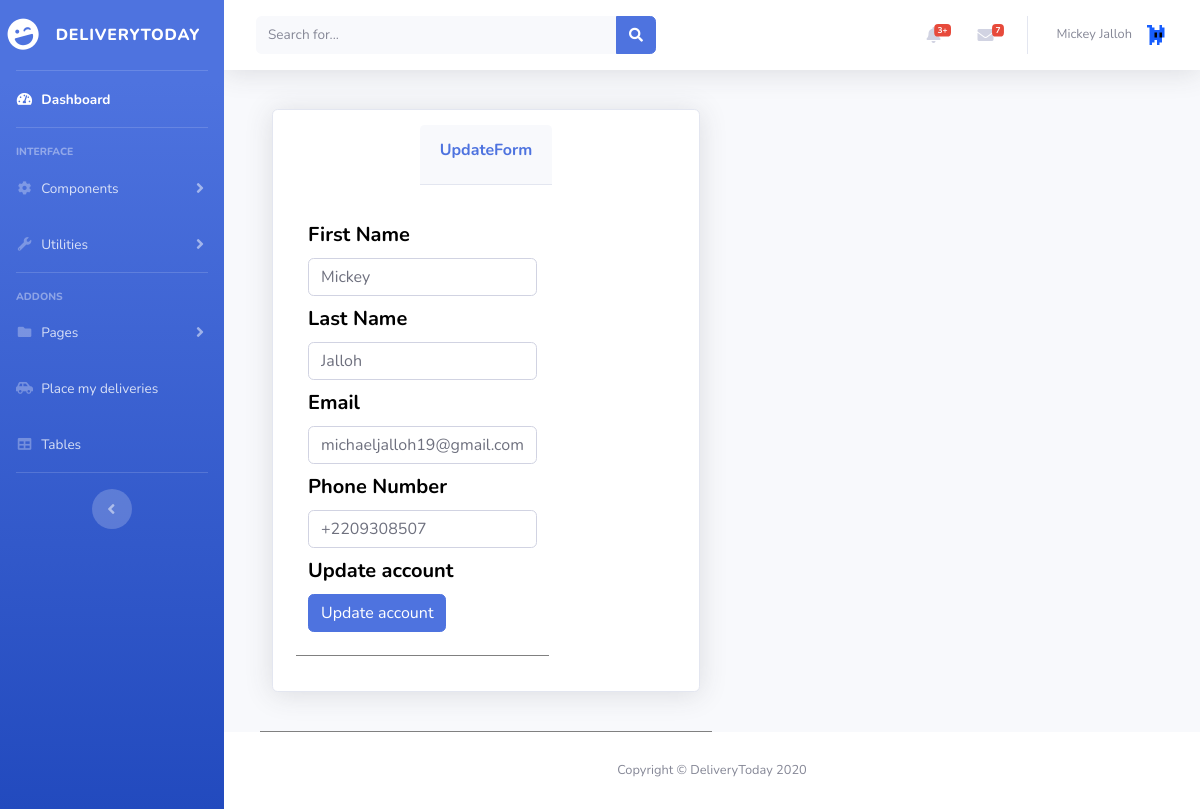
The page /driver/profile_update (signed in) on the database its author committed.
### flaskapp/models.py (models this page shows, shortened)
class BaseModel(Model):
    class Meta:
        database = db

class User(BaseModel, UserMixin):  #user mixin is from flask login
    fname = CharField()
    lname = CharField()
    password_hash = CharField()
    email = CharField()
    confirmed = BooleanField()
    phoneno = CharField()
    account_type = CharField()
    profile_pic = CharField(default="380x500.png")

### flaskapp/driver/__init__.py (the view)
@driver.route("/driver/profile_update", methods=["GET","POST"])
@login_required
def profile_update():
    permission_required("Driver")
    form = Updateform()
    email = session["email"]
    driver = User.select().where(User.email == email).first()
    if driver:
        if(form.validate_on_submit()): #shows that the form is submitted
            driver.email = form.email.data
            driver.fname = form.fname.data
            driver.lname = form.lname.data
            driver.phoneno = form.phoneno.data
            driver.save()
            session["name"] = f"{driver.fname} {driver.lname}"
            flash("Your account has been updated", "success")
            return redirect(url_for("driver.profile"))
        else:
            form.email.data = email
            form.fname.data = driver.fname
            form.lname.data = driver.lname
            form.phoneno.data = driver.phoneno
    else:
        return redirect("/404")
    return render_template("driver/formupdate.html", form = form)

### flaskapp/forms.py
class Updateform(FlaskForm):
    email = StringField("Email", validators=[DataRequired(), Email()])
    fname = StringField("First Name", validators=[DataRequired(), Length(min=2, max=20)])
    lname = StringField("Last Name", validators=[DataRequired(), Length(min=2, max=20)])
    phoneno = StringField("Phone Number", validators=[DataRequired()])
    submit = SubmitField("Update account")

### flaskapp/app.py (called while the page is built)
@app.before_request
def before_request():
    session.permanent = True
    app.permanent_session_lifetime = timedelta(minutes=30)

### flaskapp/helpers/permissionHandler.py (called while the page is built)
def permission_required(permissions: List):
    has_permission = False
    for permission in permissions:
        if permission in current_user.account_type:
            has_permission = True
    if not has_permission:
        abort(403)

### flaskapp/models.py (called while the page is built)
@login_manager.user_loader
def load_user(id):
    return User.select().where(User.id == id).first()

### flaskapp/templates/driver/formupdate.html (shortened to what this page needs)
{% extends "admin-layout-driver.html" %}
{% block content %}
<div>
    {% from "_formhelpers.html" import render_field %}
    <form method = "POST" enctype= "multipart/form-data">
        <div class="container">
            <div class="row">
                <div class="col-xs-12 col-sm-6 col-md-6">
                    <div class="card shadow mb-4">
                        <div class="card-header py-3">
                            <h6 class="font-weight-bold text-primary">UpdateForm</h6>
                        </div>
                        <div class="card-body">
                            <div class="row">
                                <div class="col-sm-6 col-md-8">
                                    <div>
                                        {{ render_field(form.fname, class="form-control")}}
                                        {{ render_field(form.lname, class="form-control")}}
                                        {{ render_field(form.email, class="form-control")}}
                                        {{ render_field(form.phoneno, class="form-control")}}
                                        {{ render_field(form.submit, class = "btn btn-primary")}}
                                    </div>
                                </div>
                            </div>
                        </div>
                    </div>
                </div>
            </div>
        </form>
    </div>
</div>
{% endblock content %}

### flaskapp/templates/_formhelpers.html (shortened to what this page needs)
{% macro render_field(field) %}
    <dt>{{field.label }}</dt>
    <dd> {{ field(**kwargs) | safe }}</dd>
{% endmacro %}

### flaskapp/static/css/site.css (style rules this page uses)
Body { background-image: url("/static/images/Delogo.png"); background-size: cover; background-attachment: fixed; background-size: 100%, 100%; font-family: 'Times New Roman', Times, serif; }
* { margin: 0px; padding: 0px; }
.card { background: transparent; border-radius: 0px; border: 0px; border-bottom: 1px solid gray; padding: 15px; color:black; font-size: 20px; }
.form-control { background: transparent; border-radius: 0px; border: 0px; border-bottom: 1px solid gray; padding: 15px; color: white; font-size: 20px; }
.card-header { align-self: center; font-size: 20px; color: white; }
.col-sm-6 { background: transparent; border-radius: 0px; border: 0px; border-bottom: 1px solid gray; padding: 15px; color: black; font-size: 20px; }

### rows shown on the page
User: fname "Mickey", lname "Jalloh", email "michaeljalloh19@gmail.com", phoneno "+2209308507"

### other values the page prints
{{ session["name"] }} "Mickey Jalloh"
{{ field.label }} "First Name Last Name Email Phone Number Update account"
